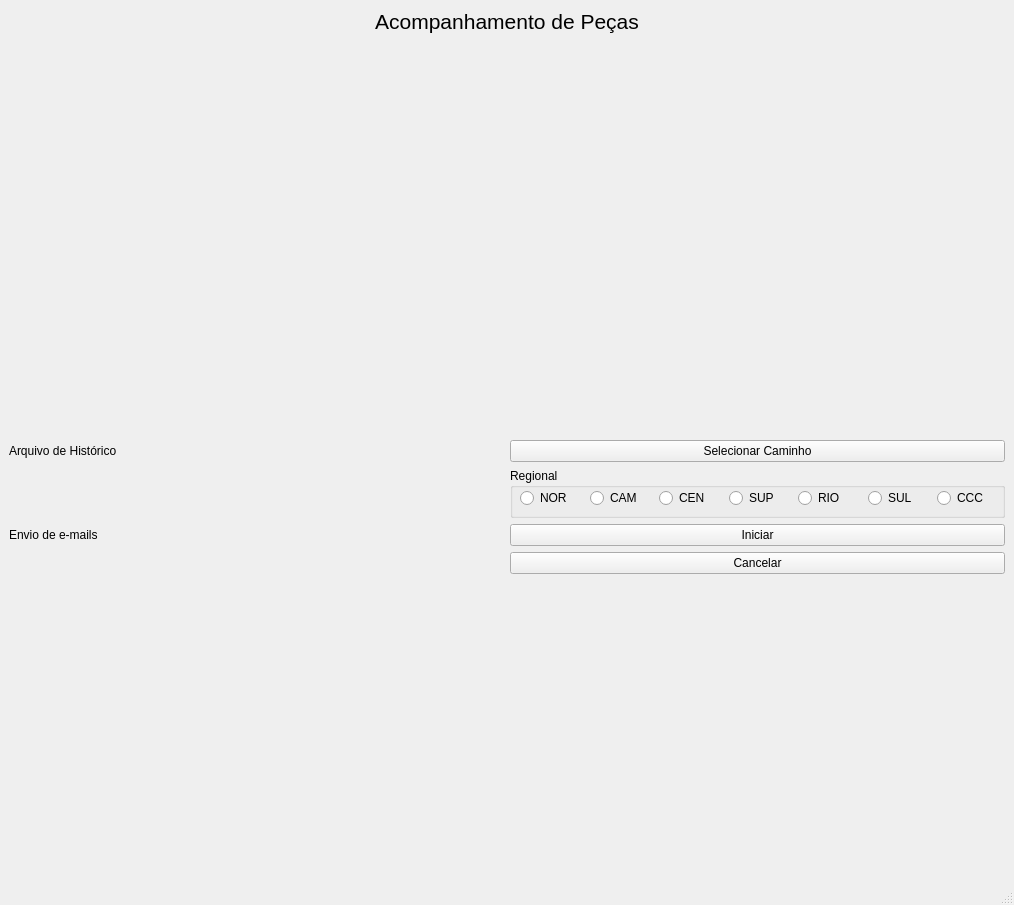
<?xml version="1.0" encoding="UTF-8"?>
<ui version="4.0">
 <class>MainWindow</class>
 <widget class="QMainWindow" name="MainWindow">
  <property name="geometry">
   <rect>
    <x>0</x>
    <y>0</y>
    <width>1014</width>
    <height>905</height>
   </rect>
  </property>
  <property name="sizePolicy">
   <sizepolicy hsizetype="Minimum" vsizetype="Minimum">
    <horstretch>0</horstretch>
    <verstretch>0</verstretch>
   </sizepolicy>
  </property>
  <property name="windowTitle">
   <string>Acompanhamento de Peças</string>
  </property>
  <widget class="QWidget" name="centralwidget">
   <layout class="QVBoxLayout" name="verticalLayout_2">
    <item>
     <layout class="QGridLayout" name="gridLayout">
      <property name="sizeConstraint">
       <enum>QLayout::SetMinimumSize</enum>
      </property>
      <property name="spacing">
       <number>6</number>
      </property>
      <item row="4" column="1">
       <widget class="QPushButton" name="run_button">
        <property name="toolTip">
         <string/>
        </property>
        <property name="text">
         <string>Iniciar</string>
        </property>
       </widget>
      </item>
      <item row="2" column="1">
       <widget class="QPushButton" name="path_button">
        <property name="text">
         <string>Selecionar Caminho</string>
        </property>
       </widget>
      </item>
      <item row="0" column="0" colspan="2">
       <widget class="QLabel" name="label">
        <property name="sizePolicy">
         <sizepolicy hsizetype="Expanding" vsizetype="Preferred">
          <horstretch>0</horstretch>
          <verstretch>0</verstretch>
         </sizepolicy>
        </property>
        <property name="font">
         <font>
          <pointsize>16</pointsize>
         </font>
        </property>
        <property name="text">
         <string>Acompanhamento de Peças</string>
        </property>
        <property name="scaledContents">
         <bool>false</bool>
        </property>
        <property name="alignment">
         <set>Qt::AlignCenter</set>
        </property>
       </widget>
      </item>
      <item row="4" column="0">
       <widget class="QLabel" name="label_3">
        <property name="text">
         <string>Envio de e-mails</string>
        </property>
       </widget>
      </item>
      <item row="1" column="0">
       <spacer name="verticalSpacer">
        <property name="orientation">
         <enum>Qt::Vertical</enum>
        </property>
        <property name="sizeHint" stdset="0">
         <size>
          <width>20</width>
          <height>40</height>
         </size>
        </property>
       </spacer>
      </item>
      <item row="2" column="0">
       <widget class="QLabel" name="label_2">
        <property name="text">
         <string>Arquivo de Histórico</string>
        </property>
       </widget>
      </item>
      <item row="5" column="1">
       <widget class="QPushButton" name="stop_button">
        <property name="text">
         <string>Cancelar</string>
        </property>
       </widget>
      </item>
      <item row="3" column="1">
       <widget class="QGroupBox" name="groupBox">
        <property name="sizePolicy">
         <sizepolicy hsizetype="Preferred" vsizetype="Minimum">
          <horstretch>0</horstretch>
          <verstretch>0</verstretch>
         </sizepolicy>
        </property>
        <property name="minimumSize">
         <size>
          <width>0</width>
          <height>50</height>
         </size>
        </property>
        <property name="title">
         <string>Regional</string>
        </property>
        <widget class="QWidget" name="horizontalLayoutWidget">
         <property name="geometry">
          <rect>
           <x>10</x>
           <y>10</y>
           <width>481</width>
           <height>41</height>
          </rect>
         </property>
         <layout class="QHBoxLayout" name="horizontalLayout">
          <item>
           <widget class="QRadioButton" name="radio1">
            <property name="text">
             <string>NOR</string>
            </property>
           </widget>
          </item>
          <item>
           <widget class="QRadioButton" name="radio2">
            <property name="text">
             <string>CAM</string>
            </property>
           </widget>
          </item>
          <item>
           <widget class="QRadioButton" name="radio3">
            <property name="text">
             <string>CEN</string>
            </property>
           </widget>
          </item>
          <item>
           <widget class="QRadioButton" name="radio4">
            <property name="text">
             <string>SUP</string>
            </property>
           </widget>
          </item>
          <item>
           <widget class="QRadioButton" name="radio5">
            <property name="text">
             <string>RIO</string>
            </property>
           </widget>
          </item>
          <item>
           <widget class="QRadioButton" name="radio6">
            <property name="text">
             <string>SUL</string>
            </property>
           </widget>
          </item>
          <item>
           <widget class="QRadioButton" name="radio7">
            <property name="text">
             <string>CCC</string>
            </property>
           </widget>
          </item>
         </layout>
        </widget>
       </widget>
      </item>
     </layout>
    </item>
    <item>
     <layout class="QVBoxLayout" name="verticalLayout" stretch="0">
      <property name="spacing">
       <number>9</number>
      </property>
      <property name="sizeConstraint">
       <enum>QLayout::SetMinimumSize</enum>
      </property>
      <item>
       <spacer name="horizontalSpacer">
        <property name="orientation">
         <enum>Qt::Horizontal</enum>
        </property>
        <property name="sizeHint" stdset="0">
         <size>
          <width>1000</width>
          <height>300</height>
         </size>
        </property>
       </spacer>
      </item>
     </layout>
    </item>
   </layout>
  </widget>
  <widget class="QMenuBar" name="menubar">
   <property name="geometry">
    <rect>
     <x>0</x>
     <y>0</y>
     <width>1014</width>
     <height>18</height>
    </rect>
   </property>
  </widget>
  <widget class="QStatusBar" name="statusbar"/>
 </widget>
 <resources/>
 <connections/>
</ui>
